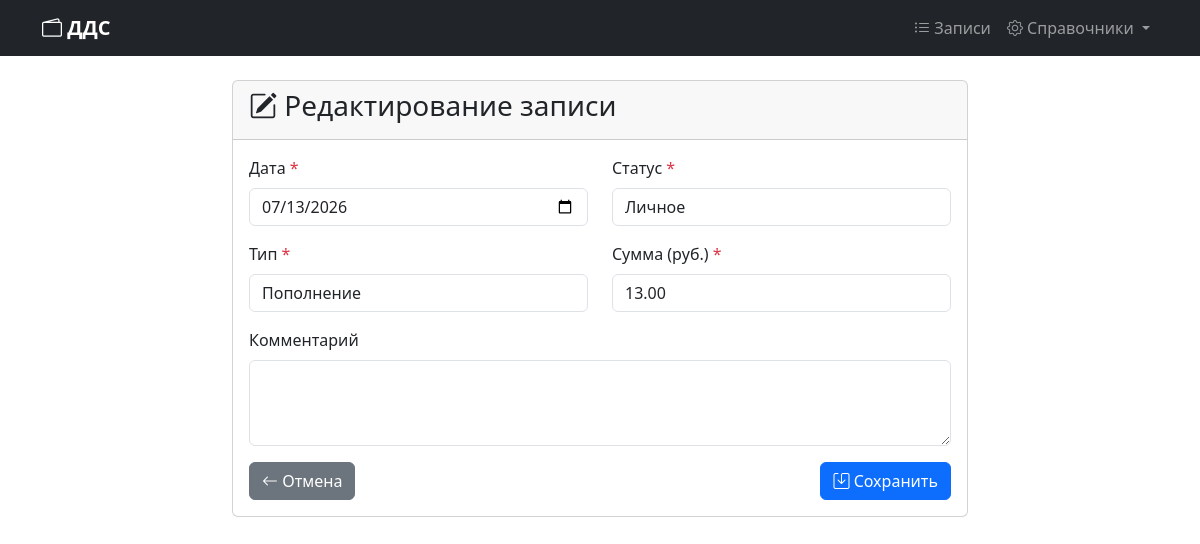
Page /2/edit/ on the committed database.
### records/models.py (models this page shows, shortened)
class CashFlowRecord(models.Model):
    date = models.DateField(
        'Дата создания',
        default=timezone.now,
    )
    status = models.ForeignKey(
        Status,
        on_delete=models.PROTECT,
        verbose_name='Статус'
    )
    type = models.ForeignKey(
        Type,
        on_delete=models.PROTECT,
        verbose_name='Тип'
    )
    category = models.ForeignKey(
        Category,
        on_delete=models.PROTECT,
        verbose_name='Категория',
        null=True,
        blank=True
    )
    subcategory = models.ForeignKey(
        Subcategory,
        on_delete=models.PROTECT,
        verbose_name='Подкатегория',
        null=True,
        blank=True
    )
    amount = models.DecimalField(
        'Сумма',
        max_digits=12,
        decimal_places=2,
        help_text='Сумма в рублях'
    )
    comment = models.TextField('Комментарий', blank=True, null=True)
    created_at = models.DateTimeField(auto_now_add=True)
    updated_at = models.DateTimeField(auto_now=True)
    class Meta:
        verbose_name = 'Запись ДДС'
        verbose_name_plural = 'Записи ДДС'
        ordering = ['-date']

### records/views.py (the view, shortened to what this page needs)
# urls.py: path('<int:pk>/edit/', views.RecordUpdateView.as_view(), name='record_update'),
class RecordUpdateView(UpdateView):
    model = CashFlowRecord
    form_class = CashFlowRecordForm
    template_name = 'records/record_form.html'
    success_url = reverse_lazy('records:record_list')

### directories/models.py (called while the page is built)
    def __str__(self):
        return self.name

    def __str__(self):
        return self.name

    def __str__(self):
        return f"{self.name} ({self.category.name})"

### records/templates/records/record_form.html (shortened to what this page needs)
{% extends 'base.html' %}
{% block content %}
<div class="row justify-content-center">
    <div class="col-md-8">
        <div class="card">
            <div class="card-header">
                <h3>
                    {% if form.instance.pk %}
                        <i class="bi bi-pencil-square"></i> Редактирование записи
                    {% else %}
                        <i class="bi bi-plus-circle"></i> Новая запись
                    {% endif %}
                </h3>
            </div>
            <div class="card-body">
                <form method="post" id="record-form">
                    <div class="row">
                        <div class="col-md-6">
                            <div class="mb-3">
                                <label for="{{ form.date.id_for_label }}" class="form-label">
                                    Дата <span class="text-danger">*</span>
                                </label>
                                {{ form.date }}
                            </div>
                        </div>
                        <div class="col-md-6">
                            <div class="mb-3">
                                <label for="{{ form.status.id_for_label }}" class="form-label">
                                    Статус <span class="text-danger">*</span>
                                </label>
                                {{ form.status }}
                            </div>
                        </div>
                    </div>
                    <div class="row">
                        <div class="col-md-6">
                            <div class="mb-3">
                                <label for="{{ form.type.id_for_label }}" class="form-label">
                                    Тип <span class="text-danger">*</span>
                                </label>
                                {{ form.type }}
                            </div>
                        </div>
                        <div class="col-md-6">
                            <div class="mb-3">
                                <label for="{{ form.amount.id_for_label }}" class="form-label">
                                    Сумма (руб.) <span class="text-danger">*</span>
                                </label>
                                {{ form.amount }}
                            </div>
                        </div>
                    </div>
                    <div class="mb-3">
                        <label for="{{ form.comment.id_for_label }}" class="form-label">
                            Комментарий
                        </label>
                        {{ form.comment }}
                    </div>
                    <div class="d-flex justify-content-between">
                        <a href="{% url 'records:record_list' %}" class="btn btn-secondary">
                            <i class="bi bi-arrow-left"></i> Отмена
                        </a>
                        <button type="submit" class="btn btn-primary">
                            <i class="bi bi-save"></i> Сохранить
                        </button>
                    </div>
                </form>
            </div>
        </div>
    </div>
</div>
{% endblock %}

### rows in the picture
CashFlowRecord: date "07/13/2026", status "Личное", type "Пополнение", amount "13.00"
